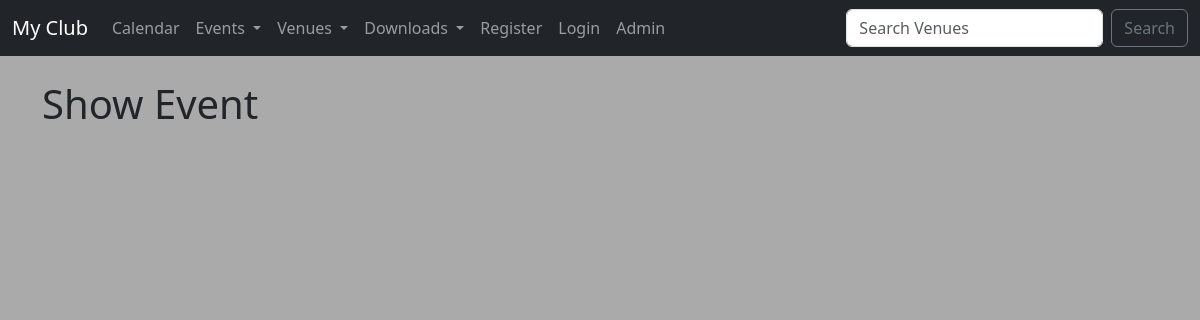
/show_event/4, run on an earlier commit of the app's database.
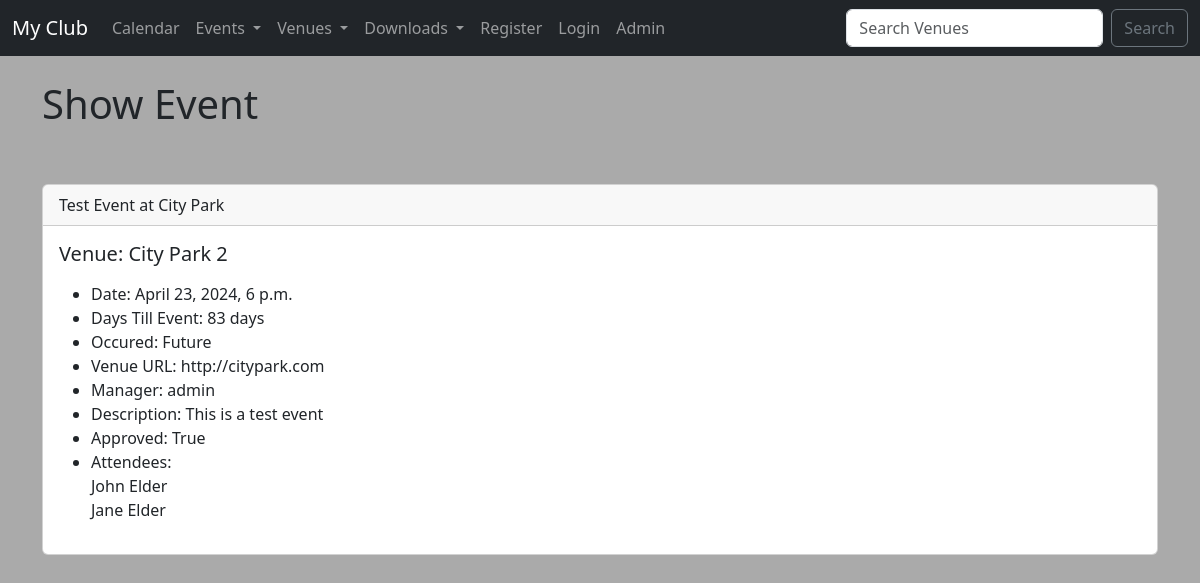
And on a later commit of the database.
### events/models.py (models this page shows)
class Event(models.Model):
    name = models.CharField(max_length=120)
    event_date = models.DateTimeField()
    venue = models.ForeignKey(Venue, blank=True, null=True, on_delete=models.CASCADE)
    manager = models.ForeignKey(User, blank=True, null=True, on_delete=models.SET_NULL)
    description = models.TextField(blank=True)
    attendees = models.ManyToManyField(MyClubUser, blank=True)
    approved = models.BooleanField(default=False)
    def __str__(self):
        return self.name
    @property
    def Days_till(self):
        today = date.today()
        days_till = self.event_date.date() - today
        days_till_stripped = str(days_till).split(",", 1)[0]
        return days_till_stripped
    @property
    def Is_Past(self):
        today = date.today()
        if self.event_date.date() < today:
            thing = "Past"
        else:
            thing = "Future"
        return thing

class Venue(models.Model):
    name = models.CharField(max_length=120)
    address = models.CharField(max_length=300)
    zip_code = models.CharField(max_length=15)
    phone = models.CharField(max_length=25, blank=True)
    web = models.URLField(blank=True)
    email_address = models.EmailField(blank=True)
    owner = models.IntegerField(blank=False, default=1)
    venue_image = models.ImageField(null=True, blank=True, upload_to="images/")
    def __str__(self):
        return self.name

class MyClubUser(models.Model):
    first_name = models.CharField(max_length=30)
    last_name = models.CharField(max_length=30)
    email = models.EmailField()
    def __str__(self):
        return self.first_name + ' ' + self.last_name

### events/views.py (the view)
# urls.py: path('show_event/<event_id>', views.show_event, name="show-event"),
def show_event(request, event_id):
    event = Event.objects.get(pk=event_id)
    context = {
        "event" : event,
    }
    return render(request, 'show_event.html', context)

### events/templates/show_event.html (shortened to what this page needs)
{% extends 'base.html' %}
{% block content %}
<h1>Show Event</h1>
<br>
<br>
{% if event.approved %}
<div class="card">
    <div class="card-header">
        {{ event }}
    </div>
    <div class="card-body">
      <h5 class="card-title">Venue: {{ event.venue }}</h5>
      <p class="card-text">
        <ul>
            <li>Date: {{ event.event_date }}</li>
            <li>Days Till Event: {{ event.Days_till }}</li>
            <li>Occured: {{ event.Is_Past }}</li>
            <li>Venue URL: {{ event.venue.web }}</li>
            <li>Manager: {{ event.manager }}</li>
            <li>Description: {{ event.description }}</li>
            <li>Approved: {{ event.approved }}</li>
            <li>Attendees:<br>
                {% for user in event.attendees.all %}
                     {{ user }} <br>
                {% endfor %}
            </li>
        </ul>
      </p>
    </div>
</div>
<br>
{% endif %}
{% endblock %}

What changed in the data, as far as the page shows it:
now on this page (row edited): Event: name "Test Event at City Park", venue "City Park 2", event_date "April 23, 2024, 6 p.m.", Days_till "83 days", Is_Past "Future", venue.web "http://citypark.com", manager "admin", description "This is a test event", approved "True"
changed Event: approved False → True (drawn)
now on this page (row unchanged): MyClubUser: first_name+last_name "John Elder"
now on this page (row unchanged): MyClubUser: first_name+last_name "Jane Elder"
Also different on the page:
text now shown: "Venue: Date: Days Till Event: Occured: Venue URL: Manager: Description: Approved: Attendees:"
